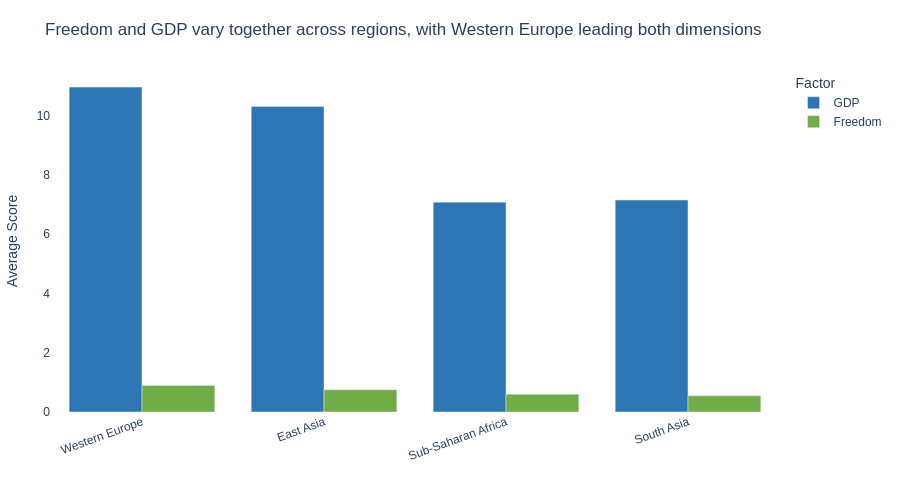

Here is the notebook cell this chart was saved with:
### Markdown cell above
---
## Done? Stretch Goal

If you finish both tasks with time to spare, try this:

**Task 3 (stretch):** Build a **grouped bar chart** comparing 2 sub-factors (e.g. `GDP_per_capita` and `Freedom`) across the 5 most populated regions. Use colour meaningfully and write an insight title.

Regions to include: `'Western Europe'`, `'Latin America'`, `'East Asia'`, `'Sub-Saharan Africa'`, `'South Asia'`

### Code cell
# Stretch goal — grouped bar chart
# ----------------------------------

regions = ['Western Europe', 'Latin America', 'East Asia', 'Sub-Saharan Africa', 'South Asia']
sub = df[df['Region'].isin(regions)].copy()

region_summary = (
    sub.groupby('Region', as_index=False)
       .agg(
           GDP=('GDP', 'mean'),
           Freedom=('Freedom', 'mean')
       )
       .sort_values('Freedom', ascending=False)
)

region_melt = region_summary.melt(
    id_vars='Region',
    value_vars=['GDP', 'Freedom'],
    var_name='Factor',
    value_name='Value'
)

fig = px.bar(
    region_melt,
    x='Region',
    y='Value',
    color='Factor',
    barmode='group',
    title='Freedom and GDP vary together across regions, with Western Europe leading both dimensions',
    labels={'Region': '', 'Value': 'Average Score', 'Factor': 'Factor'},
    color_discrete_map={
        'GDP': '#2E75B6',
        'Freedom': '#70AD47'
    },
    height=500
)

fig.update_layout(
    plot_bgcolor='white',
    paper_bgcolor='white',
    font=dict(family='Arial', size=12),
    xaxis_tickangle=-20,
    legend=dict(title='Factor'),
    margin=dict(l=20, r=20, t=70, b=30)
)

fig.show()

### Figure 1 — Plotly figure (JSON) as saved in the notebook; plotly's stock layout.template omitted (floating-point values rounded to 4 significant figures)
{"data": [{"alignmentgroup": "True", "hovertemplate": "Factor=GDP<br>=%{x}<br>Average Score=%{y}<extra></extra>", "legendgroup": "GDP", "marker": {"color": "#2E75B6", "pattern": {"shape": ""}}, "name": "GDP", "offsetgroup": "GDP", "orientation": "v", "showlegend": true, "textposition": "auto", "type": "bar", "x": ["Western Europe", "East Asia", "Sub-Saharan Africa", "South Asia"], "xaxis": "x", "y": [10.96, 10.31, 7.082, 7.152], "yaxis": "y"}, {"alignmentgroup": "True", "hovertemplate": "Factor=Freedom<br>=%{x}<br>Average Score=%{y}<extra></extra>", "legendgroup": "Freedom", "marker": {"color": "#70AD47", "pattern": {"shape": ""}}, "name": "Freedom", "offsetgroup": "Freedom", "orientation": "v", "showlegend": true, "textposition": "auto", "type": "bar", "x": ["Western Europe", "East Asia", "Sub-Saharan Africa", "South Asia"], "xaxis": "x", "y": [0.8961, 0.754, 0.5994, 0.5463], "yaxis": "y"}], "layout": {"barmode": "group", "font": {"family": "Arial", "size": 12}, "height": 500, "legend": {"title": {"text": "Factor"}, "tracegroupgap": 0}, "margin": {"b": 30, "l": 20, "r": 20, "t": 70}, "paper_bgcolor": "white", "plot_bgcolor": "white", "title": {"text": "Freedom and GDP vary together across regions, with Western Europe leading both dimensions"}, "xaxis": {"anchor": "y", "domain": [0, 1], "tickangle": -20, "title": {"text": ""}}, "yaxis": {"anchor": "x", "domain": [0, 1], "title": {"text": "Average Score"}}}}
